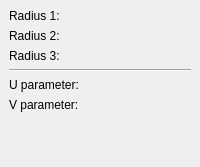
        <widget class="QWidget" name="Page5_ellipsoid">
         <layout class="QGridLayout">
          <property name="margin">
           <number>9</number>
          </property>
          <property name="spacing">
           <number>6</number>
          </property>
          <item row="3" column="0">
           <spacer>
            <property name="orientation">
             <enum>Qt::Vertical</enum>
            </property>
            <property name="sizeHint" stdset="0">
             <size>
              <width>20</width>
              <height>20</height>
             </size>
            </property>
           </spacer>
          </item>
          <item row="1" column="0">
           <widget class="Line" name="line_5">
            <property name="frameShape">
             <enum>QFrame::HLine</enum>
            </property>
            <property name="frameShadow">
             <enum>QFrame::Sunken</enum>
            </property>
           </widget>
          </item>
          <item row="0" column="0">
           <layout class="QGridLayout">
            <property name="margin">
             <number>0</number>
            </property>
            <property name="spacing">
             <number>6</number>
            </property>
            <item row="0" column="0">
             <widget class="QLabel" name="textLabel21">
              <property name="text">
               <string>Radius 1:</string>
              </property>
             </widget>
            </item>
            <item row="1" column="0">
             <widget class="QLabel" name="textLabel22">
              <property name="text">
               <string>Radius 2:</string>
              </property>
             </widget>
            </item>
            <item row="2" column="0">
             <widget class="QLabel" name="textLabel23">
              <property name="text">
               <string>Radius 3:</string>
              </property>
             </widget>
            </item>
            <item row="0" column="1">
             <widget class="Gui::QuantitySpinBox" name="ellipsoidRadius1">
              <property name="unit" stdset="0">
               <string notr="true">mm</string>
              </property>
              <property name="value">
               <double>2.000000000000000</double>
              </property>
             </widget>
            </item>
            <item row="1" column="1">
             <widget class="Gui::QuantitySpinBox" name="ellipsoidRadius2">
              <property name="unit" stdset="0">
               <string notr="true">mm</string>
              </property>
              <property name="value">
               <double>4.000000000000000</double>
              </property>
             </widget>
            </item>
            <item row="2" column="1">
             <widget class="Gui::QuantitySpinBox" name="ellipsoidRadius3">
              <property name="unit" stdset="0">
               <string notr="true">mm</string>
              </property>
              <property name="value">
               <double>4.000000000000000</double>
              </property>
             </widget>
            </item>
           </layout>
          </item>
          <item row="2" column="0">
           <layout class="QGridLayout">
            <property name="margin">
             <number>0</number>
            </property>
            <property name="spacing">
             <number>6</number>
            </property>
            <item row="0" column="0">
             <widget class="QLabel" name="label23">
              <property name="text">
               <string>U parameter:</string>
              </property>
             </widget>
            </item>
            <item row="2" column="0">
             <spacer>
              <property name="orientation">
               <enum>Qt::Horizontal</enum>
              </property>
              <property name="sizeType">
               <enum>QSizePolicy::Preferred</enum>
              </property>
              <property name="sizeHint" stdset="0">
               <size>
                <width>81</width>
                <height>20</height>
               </size>
              </property>
             </spacer>
            </item>
            <item row="1" column="0">
             <widget class="QLabel" name="label24">
              <property name="text">
               <string>V parameter:</string>
              </property>
             </widget>
            </item>
            <item row="0" column="1">
             <widget class="Gui::QuantitySpinBox" name="ellipsoidAngle3">
              <property name="unit" stdset="0">
               <string notr="true">deg</string>
              </property>
              <property name="value">
               <double>360.000000000000000</double>
              </property>
             </widget>
            </item>
            <item row="1" column="1">
             <widget class="Gui::QuantitySpinBox" name="ellipsoidAngle1">
              <property name="unit" stdset="0">
               <string notr="true">deg</string>
              </property>
              <property name="value">
               <double>-90.000000000000000</double>
              </property>
             </widget>
            </item>
            <item row="2" column="1">
             <widget class="Gui::QuantitySpinBox" name="ellipsoidAngle2">
              <property name="unit" stdset="0">
               <string notr="true">deg</string>
              </property>
              <property name="value">
               <double>90.000000000000000</double>
              </property>
             </widget>
            </item>
           </layout>
          </item>
         </layout>
        </widget>
